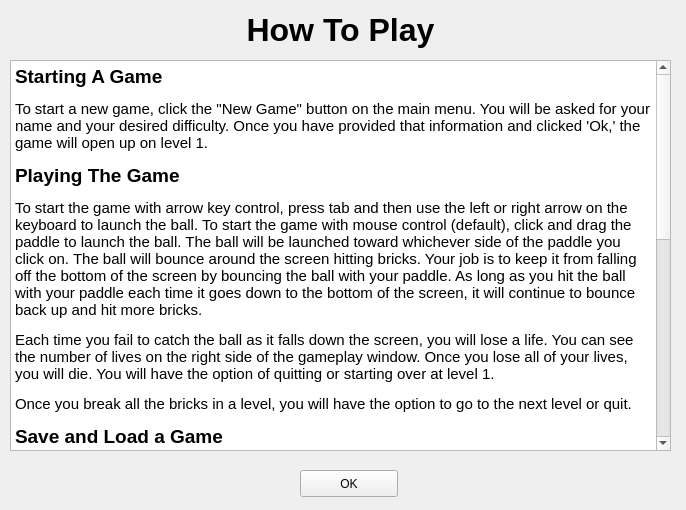
<?xml version="1.0" encoding="UTF-8"?>
<ui version="4.0">
 <class>HowToPlayWindow</class>
 <widget class="QWidget" name="HowToPlayWindow">
  <property name="geometry">
   <rect>
    <x>0</x>
    <y>0</y>
    <width>686</width>
    <height>510</height>
   </rect>
  </property>
  <property name="windowTitle">
   <string>How To Play</string>
  </property>
  <widget class="QLabel" name="lblHowToPlay">
   <property name="geometry">
    <rect>
     <x>0</x>
     <y>0</y>
     <width>681</width>
     <height>61</height>
    </rect>
   </property>
   <property name="text">
    <string>&lt;html&gt;&lt;head/&gt;&lt;body&gt;&lt;p align=&quot;center&quot;&gt;&lt;span style=&quot; font-size:24pt; font-weight:600;&quot;&gt;How To Play&lt;/span&gt;&lt;/p&gt;&lt;/body&gt;&lt;/html&gt;</string>
   </property>
  </widget>
  <widget class="QTextBrowser" name="txtBrowserInstructions">
   <property name="geometry">
    <rect>
     <x>10</x>
     <y>60</y>
     <width>661</width>
     <height>391</height>
    </rect>
   </property>
   <property name="html">
    <string>&lt;!DOCTYPE HTML PUBLIC &quot;-//W3C//DTD HTML 4.0//EN&quot; &quot;http://www.w3.org/TR/REC-html40/strict.dtd&quot;&gt;
&lt;html&gt;&lt;head&gt;&lt;meta name=&quot;qrichtext&quot; content=&quot;1&quot; /&gt;&lt;style type=&quot;text/css&quot;&gt;
p, li { white-space: pre-wrap; }
&lt;/style&gt;&lt;/head&gt;&lt;body style=&quot; font-family:'Ubuntu'; font-size:11pt; font-weight:400; font-style:normal;&quot;&gt;
&lt;p style=&quot; margin-top:12px; margin-bottom:12px; margin-left:0px; margin-right:0px; -qt-block-indent:0; text-indent:0px;&quot;&gt;&lt;span style=&quot; font-size:14pt; font-weight:600;&quot;&gt;Starting A Game&lt;/span&gt;&lt;/p&gt;
&lt;p style=&quot; margin-top:12px; margin-bottom:12px; margin-left:0px; margin-right:0px; -qt-block-indent:0; text-indent:0px;&quot;&gt;To start a new game, click the &amp;quot;New Game&amp;quot; button on the main menu. You will be asked for your name and your desired difficulty. Once you have provided that information and clicked 'Ok,' the game will open up on level 1.&lt;/p&gt;
&lt;p style=&quot; margin-top:12px; margin-bottom:12px; margin-left:0px; margin-right:0px; -qt-block-indent:0; text-indent:0px;&quot;&gt;&lt;span style=&quot; font-size:14pt; font-weight:600;&quot;&gt;Playing The Game&lt;/span&gt;&lt;/p&gt;
&lt;p style=&quot; margin-top:12px; margin-bottom:12px; margin-left:0px; margin-right:0px; -qt-block-indent:0; text-indent:0px;&quot;&gt;To start the game with arrow key control, press tab and then use the left or right arrow on the keyboard to launch the ball. To start the game with mouse control (default), click and drag the paddle to launch the ball. The ball will be launched toward whichever side of the paddle you click on. The ball will bounce around the screen hitting bricks. Your job is to keep it from falling off the bottom of the screen by bouncing the ball with your paddle. As long as you hit the ball with your paddle each time it goes down to the bottom of the screen, it will continue to bounce back up and hit more bricks.&lt;/p&gt;
&lt;p style=&quot; margin-top:12px; margin-bottom:12px; margin-left:0px; margin-right:0px; -qt-block-indent:0; text-indent:0px;&quot;&gt;Each time you fail to catch the ball as it falls down the screen, you will lose a life. You can see the number of lives on the right side of the gameplay window. Once you lose all of your lives, you will die. You will have the option of quitting or starting over at level 1.&lt;/p&gt;
&lt;p style=&quot; margin-top:12px; margin-bottom:12px; margin-left:0px; margin-right:0px; -qt-block-indent:0; text-indent:0px;&quot;&gt;Once you break all the bricks in a level, you will have the option to go to the next level or quit.&lt;/p&gt;
&lt;p style=&quot; margin-top:12px; margin-bottom:12px; margin-left:0px; margin-right:0px; -qt-block-indent:0; text-indent:0px;&quot;&gt;&lt;span style=&quot; font-size:14pt; font-weight:600;&quot;&gt;Save and Load a Game&lt;/span&gt;&lt;/p&gt;
&lt;p style=&quot; margin-top:12px; margin-bottom:12px; margin-left:0px; margin-right:0px; -qt-block-indent:0; text-indent:0px;&quot;&gt;If you would like to quit and come back to the game later, you can save your game by clicking &amp;quot;Save Game&amp;quot; in the gameplay window. From the main menu, you can click &amp;quot;Load&amp;quot; to open up the last saved game. It will pick up right where you left off when you saved.&lt;/p&gt;
&lt;p style=&quot; margin-top:12px; margin-bottom:12px; margin-left:0px; margin-right:0px; -qt-block-indent:0; text-indent:0px;&quot;&gt;&lt;span style=&quot; font-size:14pt; font-weight:600;&quot;&gt;Multiplayer&lt;/span&gt;&lt;/p&gt;
&lt;p style=&quot; margin-top:12px; margin-bottom:12px; margin-left:0px; margin-right:0px; -qt-block-indent:0; text-indent:0px;&quot;&gt;To play with a friend online, have two people open up the game. Have both people select &amp;quot;Multiplayer&amp;quot; from the main menu. A second window should open up, and ONLY ONE person needs to click &amp;quot;Start TCP Server.&amp;quot; The host, the person who started the server, needs to tell the other player, the client, what his IP address is, and the client needs to put that IP address into the text box beside &amp;quot;Connect to TCP Server.&amp;quot; After the client has provided the IP address of the host, both players can click &amp;quot;Connect to TCP Server&amp;quot; to connect. Players should follow the on-screen prompts to proceed to play the game.&lt;/p&gt;
&lt;p style=&quot; margin-top:12px; margin-bottom:12px; margin-left:0px; margin-right:0px; -qt-block-indent:0; text-indent:0px;&quot;&gt;&lt;span style=&quot; font-size:14pt; font-weight:600;&quot;&gt;Highscores&lt;/span&gt;&lt;/p&gt;
&lt;p style=&quot; margin-top:12px; margin-bottom:12px; margin-left:0px; margin-right:0px; -qt-block-indent:0; text-indent:0px;&quot;&gt;When you die or end the game, if your score is higher than other players' scores, your score will be added to the high scores list! You can view your high scores by clicking &amp;quot;High Scores&amp;quot; on the main menu.&lt;/p&gt;
&lt;p style=&quot; margin-top:12px; margin-bottom:12px; margin-left:0px; margin-right:0px; -qt-block-indent:0; text-indent:0px;&quot;&gt;&lt;span style=&quot; font-size:14pt; font-weight:600;&quot;&gt;Cheating&lt;/span&gt;&lt;/p&gt;
&lt;p style=&quot; margin-top:12px; margin-bottom:12px; margin-left:0px; margin-right:0px; -qt-block-indent:0; text-indent:0px;&quot;&gt;If you just can't seem to win, try cheating! During gameplay, look at the bottom of the game window. There are four buttons marked &amp;quot;Cheats.&amp;quot; &amp;quot;No Death&amp;quot; prevents the ball from ever going off the bottom of the screen. &amp;quot;Slow Ball&amp;quot; and &amp;quot;Speed Ball&amp;quot; slow the ball down and speed the ball up respectively. It is not possible to have both of these enabled at the same time. Finally, &amp;quot;Add Life&amp;quot; adds one life to your number of lives. You can add as many lives as you want to.&lt;/p&gt;&lt;/body&gt;&lt;/html&gt;</string>
   </property>
  </widget>
  <widget class="QPushButton" name="btnOk">
   <property name="geometry">
    <rect>
     <x>300</x>
     <y>470</y>
     <width>98</width>
     <height>27</height>
    </rect>
   </property>
   <property name="text">
    <string>OK</string>
   </property>
  </widget>
 </widget>
 <resources/>
 <connections/>
</ui>
